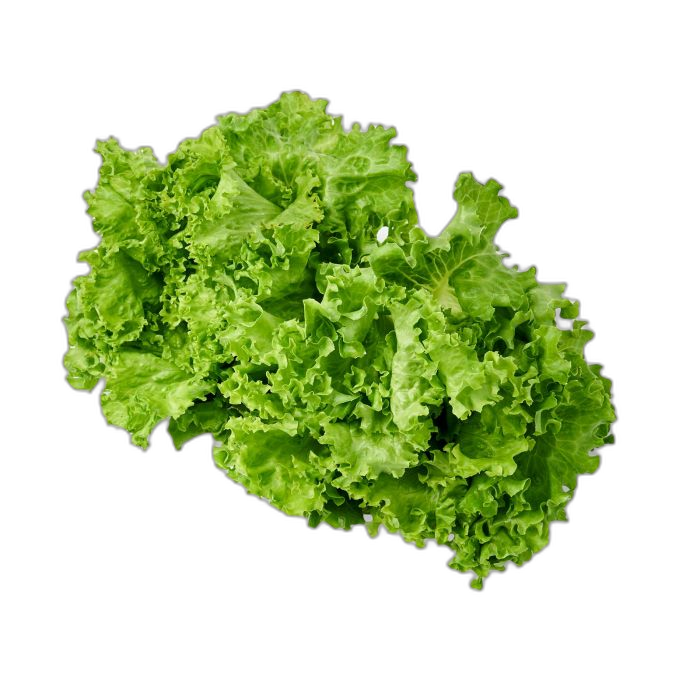
#> input picture images/Batavia.png, 700 x 700 px; its folder holds 4 pictures in this run
$ python resize.py
#> lines starting #> are read from the running program, lines starting #| are printed output that depends on the picture
from PIL import Image
import os

input_folder = "images"
output_folder = "out_images"

target_width = 250
target_height = 250

if not os.path.exists(output_folder):
    os.makedirs(output_folder)

image_files = [f for f in os.listdir(input_folder) if f.endswith((".jpg", ".png", ".jpeg"))]

for image_file in image_files:
    input_path = os.path.join(input_folder, image_file)
    output_path = os.path.join(output_folder, image_file)

    try:
        image = Image.open(input_path)
#> image is the input picture: PIL image 700x700 RGBA; mean R, G, B, A 38.1, 53.8, 12.4, 89.9
        image.thumbnail((target_width, target_height))
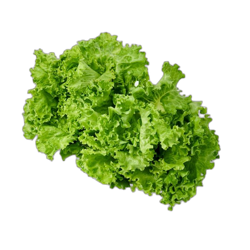
#> image: PIL image 250x250 RGBA; mean R, G, B, A 38.2, 53.7, 12.6, 89.9; transparent parts drawn white
        image.save(output_path)
        print(f"finish {image_file}")
    except Exception as e:
        print(f" {image_file} error：{e}")
#> pass 2 of the loop `for image_file in image_files:`:
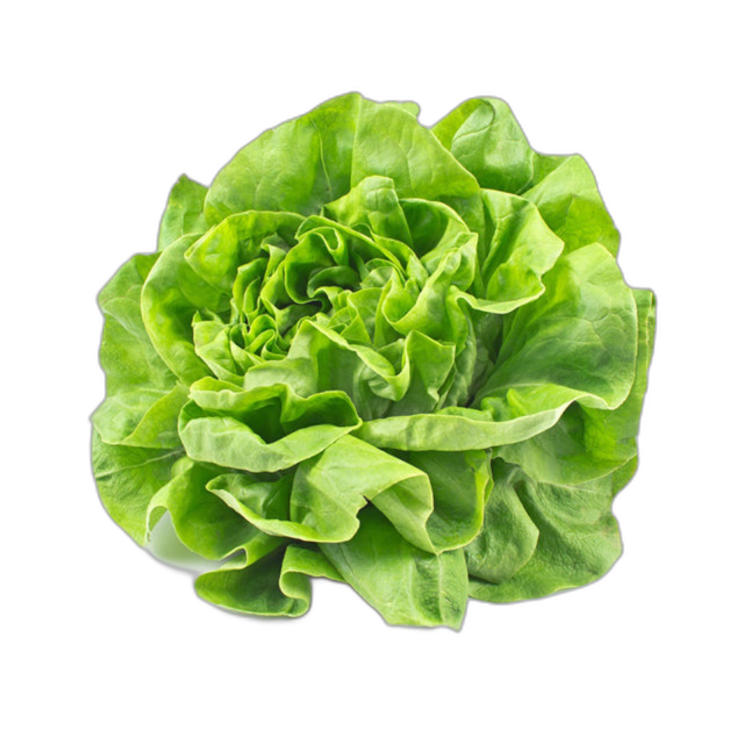
#> input picture images/Butterhead.png, 1500 x 1500 px (shown at 1/2 size)
#> image is the input picture: PIL image 1500x1500 RGBA; mean R, G, B, A 54.5, 73.4, 24.2, 106.8
#> `image.thumbnail((target_width, target_height))`:
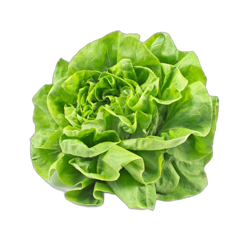
#> image: PIL image 250x250 RGBA; mean R, G, B, A 54.5, 73.3, 24.3, 106.8; transparent parts drawn white
#> pass 3 of the loop `for image_file in image_files:`:
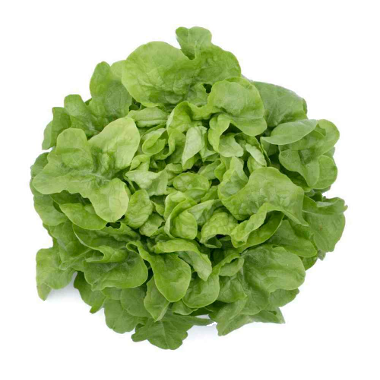
#> input picture images/dark_oak.png, 380 x 380 px
#> image is the input picture: PIL image 380x380 RGBA; mean R, G, B, A 64.9, 81.4, 35, 128.1
#> `image.thumbnail((target_width, target_height))`:
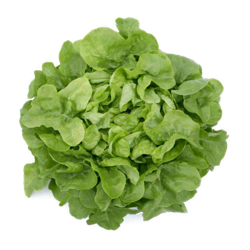
#> image: PIL image 250x250 RGBA; mean R, G, B, A 64.4, 81.1, 34.8, 128.1; transparent parts drawn white
#> the loop made 4 passes; the first 3 are shown

print("finish")
